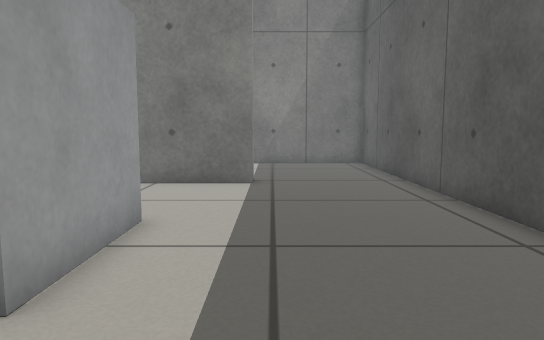
View 1 (above)

16 first-person views from a walk through a world built for the Gazebo simulator. The camera is 0.46 m above the floor, tilts 6° down and sees 70° across. The floor is counted in squares, 0.25 m on a side. Each view is taken from the middle of a square. On the plan, view 1 faces up. The plan holds only what a view shows up to about 18 squares ahead; the rest is blank.

View 2
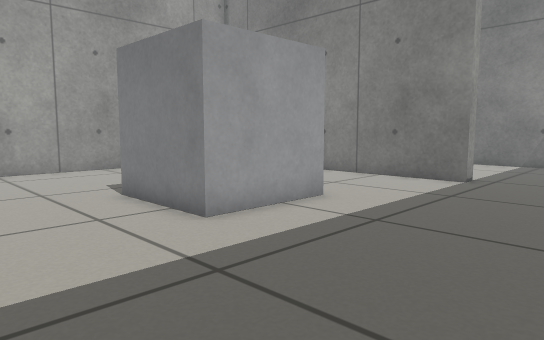

View 3
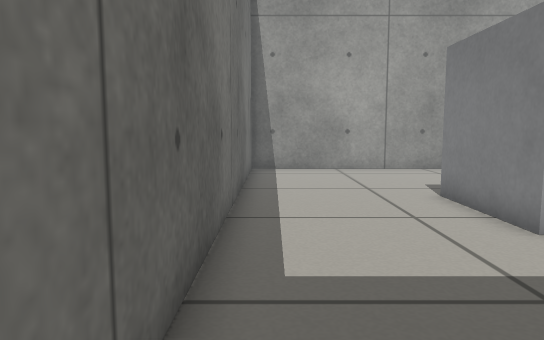

View 4
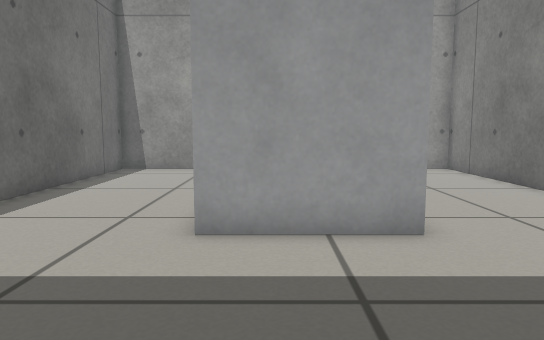

View 5
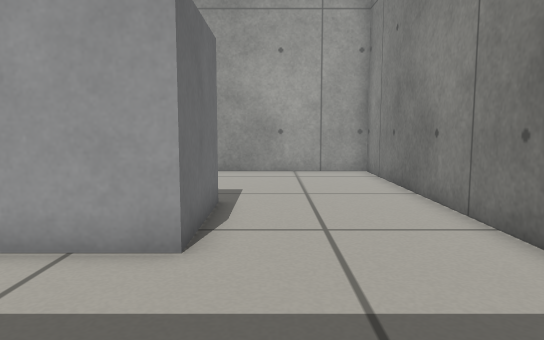

View 6
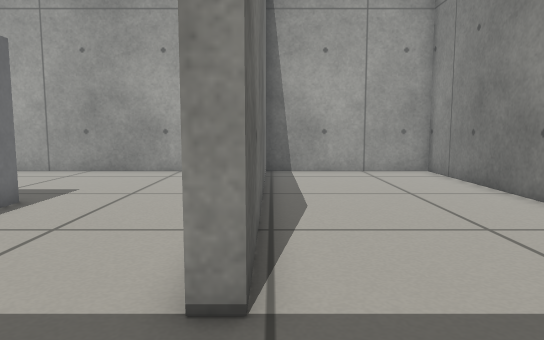

View 7
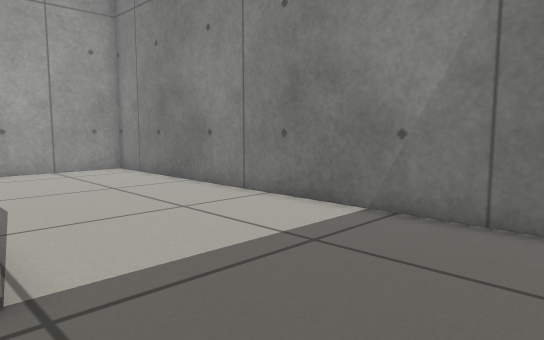

View 8
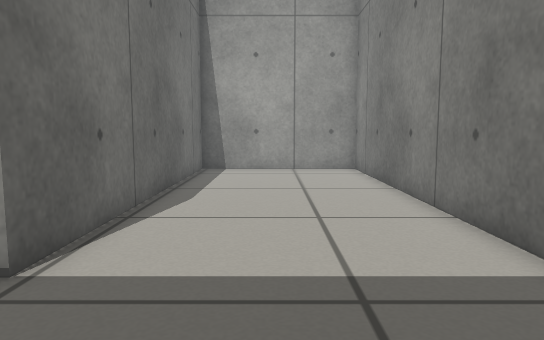

View 9
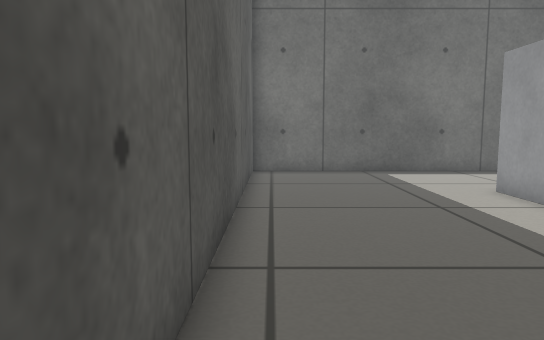

View 10
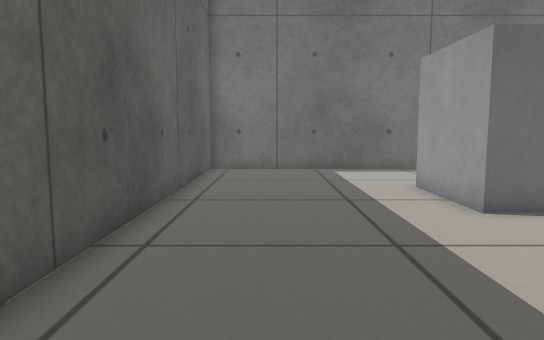

View 11
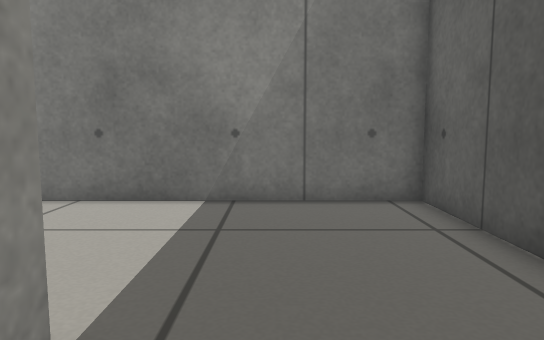

View 12
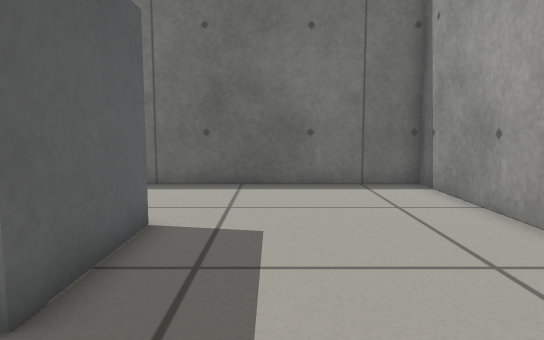

View 13
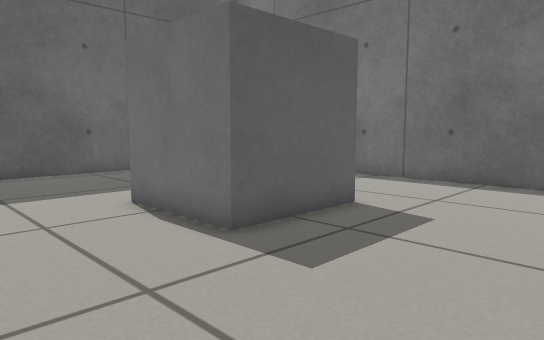

View 14
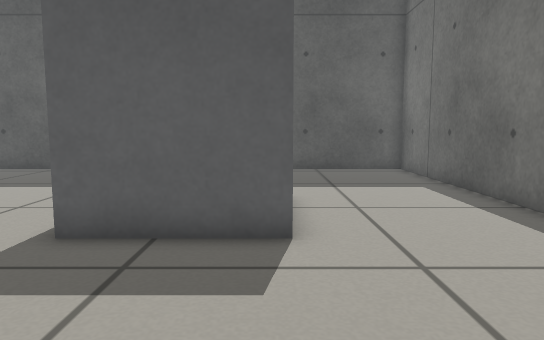

View 15
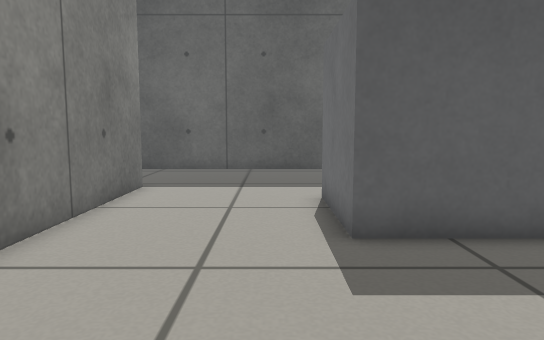

View 16
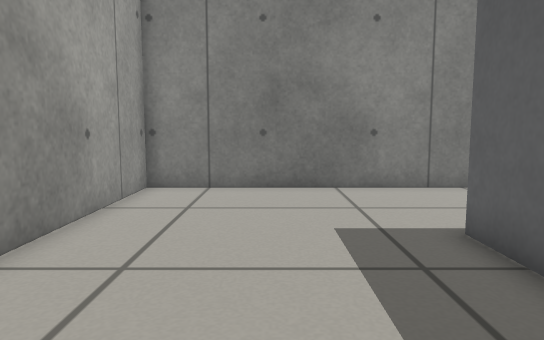

### Floor plan
Key: @ floor where view 1 was taken; # wall or solid block; . floor; B grey box.
Columns run from 14 left of view 1 to 5 right of it. Each row starts with its distance up from view 1.
 21 ####################
 20 #..................#
 19 #..................#
 18 #..................#
 17 #..................#
 16 #..................#
 15 #..................#
 14 ##############.....#
 13 ##############.....#
 12 #..................#
 11 #..................#
 10 #..................#
  9 #..................#
  8 #.......BBBB.......#
  7 #......BB  B.......#
  6 #......B   B.......#
  5 #......B   B.......#
  4 #......BBBBB.......#
  3 #..................#
  2 #..................#
  1 #..................#
  0 #.............@....#
 -1 #..................#
 -2 ####################

Where each view was taken, in squares from view 1:
view 1: 0 up, 0 right, facing up
view 2: 1 down, 4 right, facing up-left
view 3: 1 down, 4 right, facing left
view 4: 5 up, 4 right, facing left
view 5: 9 up, 3 right, facing left
view 6: 14 up, 3 right, facing left
view 7: 13 up, 4 right, facing up-left
view 8: 17 up, 4 right, facing left
view 9: 15 up, 4 right, facing down
view 10: 16 up, 2 right, facing down
view 11: 11 up, 1 right, facing up
view 12: 11 up, 9 left, facing down
view 13: 12 up, 12 left, facing down-right
view 14: 4 up, 13 left, facing right
view 15: 9 up, 13 left, facing right
view 16: 1 up, 10 left, facing up
